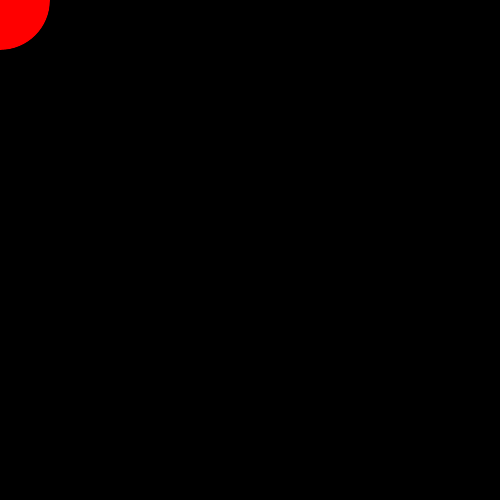
Frame 1 (no input)
Frame 60 (the mouse pressed at the canvas centre just before this capture): identical to frame 1, image omitted
Frame 120 (the mouse held since frame 60 and released just before this capture): identical to frame 1, image omitted

The Processing sketch that drew this single still picture (run headless with seeded random() and noise(); from frame 60 on, the mouse is pressed at the canvas centre):

// Processing sketch: translate_example
// ── translate_example.pde
void setup() {
  size(500, 500);
}

void draw() {
  background(0);
  //translate(100, 100);
  //translate(mouseX, mouseY);
  fill(255, 0, 0);
  ellipse(0, 0, 100, 100);
}
